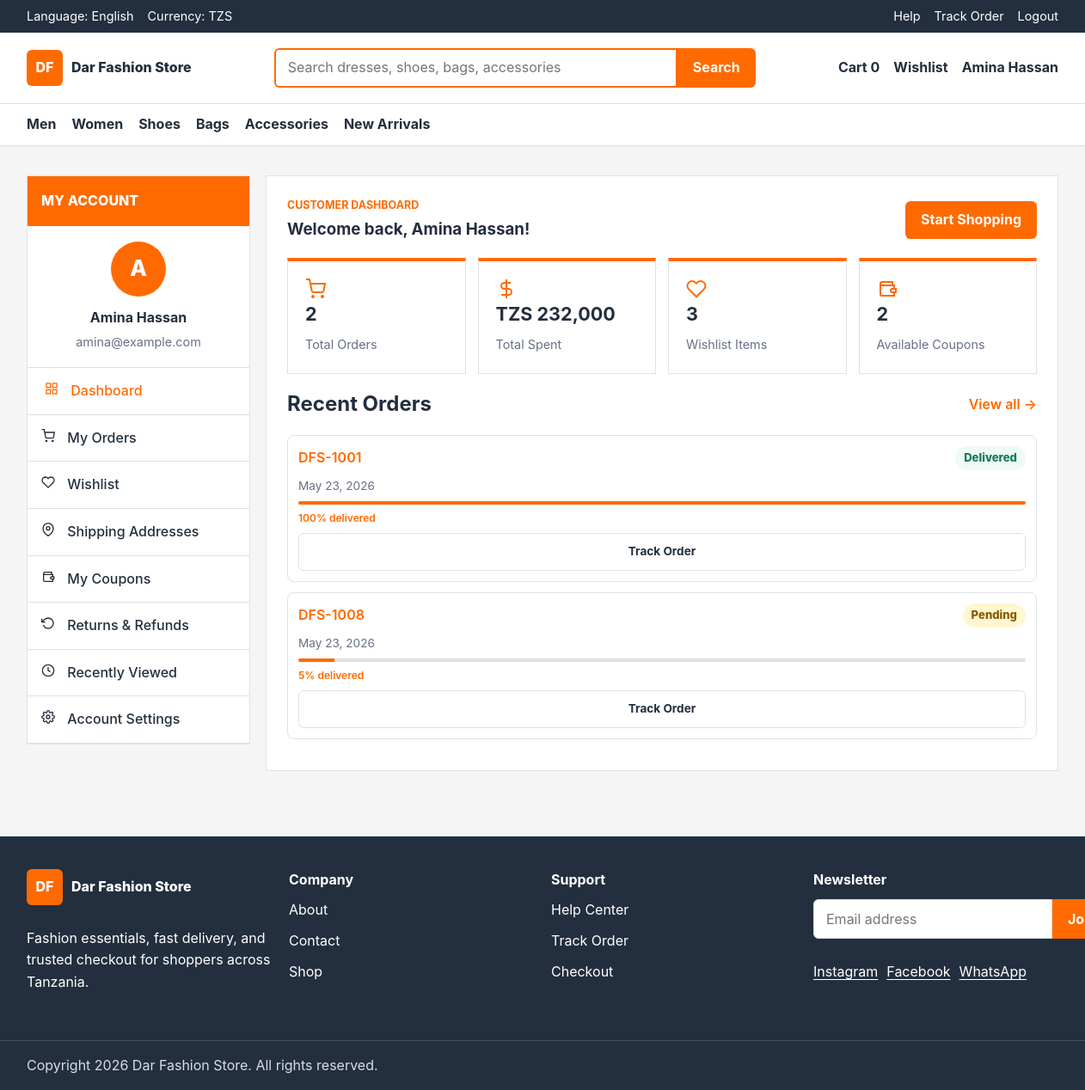
The app's page /profile.php (signed in) with its own data.
### tables this page shows
CREATE TABLE payments (
    id INT UNSIGNED AUTO_INCREMENT PRIMARY KEY,
    order_id INT UNSIGNED NOT NULL,
    method ENUM('mobile_money', 'card_demo', 'cash_on_delivery') NOT NULL,
    amount DECIMAL(10,2) NOT NULL,
    payment_status ENUM('pending', 'verified', 'failed', 'refunded') NOT NULL DEFAULT 'pending',
    transaction_ref VARCHAR(120),
    provider_response TEXT,
    paid_at TIMESTAMP NULL,
    created_at TIMESTAMP NOT NULL DEFAULT CURRENT_TIMESTAMP,
    CONSTRAINT fk_payments_order
        FOREIGN KEY (order_id) REFERENCES orders(id)
        ON UPDATE CASCADE
        ON DELETE CASCADE,
    INDEX idx_payments_order (order_id),
    INDEX idx_payments_status (payment_status)
);

CREATE TABLE orders (
    id INT UNSIGNED AUTO_INCREMENT PRIMARY KEY,
    order_number VARCHAR(40) NOT NULL UNIQUE,
    user_id INT UNSIGNED,
    customer_name VARCHAR(120) NOT NULL,
    customer_email VARCHAR(160) NOT NULL,
    customer_phone VARCHAR(30) NOT NULL,
    shipping_address TEXT NOT NULL,
    subtotal DECIMAL(10,2) NOT NULL DEFAULT 0.00,
    delivery_fee DECIMAL(10,2) NOT NULL DEFAULT 0.00,
    total DECIMAL(10,2) NOT NULL,
    status ENUM('pending', 'confirmed', 'processing', 'shipped', 'in_transit', 'out_for_delivery', 'delivered', 'cancelled') NOT NULL DEFAULT 'pending',
    delivery_company VARCHAR(120),
    delivery_notes TEXT,
    estimated_delivery_days INT UNSIGNED NOT NULL DEFAULT 1,
    created_at TIMESTAMP NOT NULL DEFAULT CURRENT_TIMESTAMP,
    updated_at TIMESTAMP NOT NULL DEFAULT CURRENT_TIMESTAMP ON UPDATE CURRENT_TIMESTAMP,
    CONSTRAINT fk_orders_user
        FOREIGN KEY (user_id) REFERENCES users(id)
        ON UPDATE CASCADE
        ON DELETE SET NULL,
    INDEX idx_orders_user (user_id),
    INDEX idx_orders_status (status),
    INDEX idx_orders_created_at (created_at)
);

### public/profile.php (the view, shortened to what the rows shown need)
<?php
require_once __DIR__ . '/../app/includes/auth.php';
require_once __DIR__ . '/../app/models/OrderTracking.php';
$database = new Database();
$conn = $database->connect();
require_once __DIR__ . '/../app/controllers/UserController.php';
$tab = $_GET['tab'] ?? 'dashboard';
$userOrders = [];
if ($conn) {
    $missingTables = [];
    try {
        $stmt = $conn->prepare("
            SELECT o.*, p.payment_status, p.method
            FROM orders o
            LEFT JOIN payments p ON p.order_id = o.id
            WHERE o.user_id = ?
            ORDER BY o.created_at DESC
            LIMIT 10
        ");
        $stmt->execute([$user['id']]);
        $userOrders = $stmt->fetchAll(PDO::FETCH_ASSOC);
    } catch (PDOException $e) {
        if ($e->getCode() === '42S02') {
            $missingTables[] = 'orders';
        } else {
            throw $e;
        }
    }
}
include __DIR__ . '/../app/includes/header.php';
?>
<main class="section account-page">
    <div class="container account-layout">
        <section class="account-content">
            <?php if ($tab === 'dashboard'): ?>
                <article class="account-panel">
                    <div class="section-heading section-heading--row">
                        <div>
                            <h1>Welcome back, <?php echo htmlspecialchars($user['fullname']); ?>!</h1>
                        </div>
                    </div>
                    <div class="section-heading section-heading--row">
                        <h2>Recent Orders</h2>
                    </div>
                    <?php if ($userOrders): ?>
                        <?php
                        $tracking = $conn ? new OrderTracking($conn) : null;
                        foreach (array_slice($userOrders, 0, 3) as $order):
                            $timeline = $tracking ? $tracking->buildTimeline($order) : ['steps' => [], 'progress' => 0];
                        ?>
                            <div style="border: 1px solid var(--border); border-radius: 8px; padding: 12px; margin-bottom: 12px;">
                                <div style="display: flex; justify-content: space-between; align-items: center; margin-bottom: 8px;">
                                    <p style="font-weight: 600; color: var(--primary); margin: 0;"><?php echo htmlspecialchars($order['order_number']); ?></p>
                                    <span class="status-pill status-pill--<?php echo htmlspecialchars($order['status']); ?>"><?php echo htmlspecialchars(ucfirst($order['status'])); ?></span>
                                </div>
                                <p style="font-size: 0.85rem; color: var(--muted); margin: 0 0 6px 0;"><?php echo date('M d, Y', strtotime($order['created_at'])); ?></p>
                                <div style="width: 100%; height: 4px; background: var(--border); border-radius: 2px; overflow: hidden; margin-bottom: 6px;">
                                    <div style="width: <?php echo (int) $timeline['progress']; ?>%; height: 100%; background: var(--primary);"></div>
                                </div>
                                <p style="font-size: 0.75rem; margin: 0; color: var(--primary); font-weight: 600;"><?php echo (int) $timeline['progress']; ?>% delivered</p>
                                <a href="track-order.php?order_number=<?php echo urlencode($order['order_number']); ?>&email=<?php echo urlencode($user['email']); ?>" class="button button--secondary" style="width: 100%; margin-top: 8px; padding: 6px 12px; font-size: 0.85rem;">Track Order</a>
                            </div>
                        <?php endforeach; ?>
                    <?php else: ?>
                        <p class="empty-state">No orders yet. <a href="shop.php" style="color: var(--primary); font-weight: 600;">Start shopping!</a></p>
                    <?php endif; ?>
                </article>
            <?php endif; ?>
        </section>
    </div>
</main>
<?php include __DIR__ . '/../app/includes/footer.php'; ?>

### records on screen
payments: order.order_number "DFS-1001", order.status "Delivered", order.created_at "May 23, 2026", progress "100"
payments: order.order_number "DFS-1008", order.status "Pending", order.created_at "May 23, 2026", progress "5"

### other values on screen
$cartCount "0"
$loggedInUser['fullname'] "Amina Hassan"
$customerInitial "A"
$user['fullname'] "Amina Hassan"
$user['email'] "amina@example.com"
count($userOrders) "2"
$totalSpent "232,000"
count($wishlistItems) "3"
count($userCoupons) "2"
